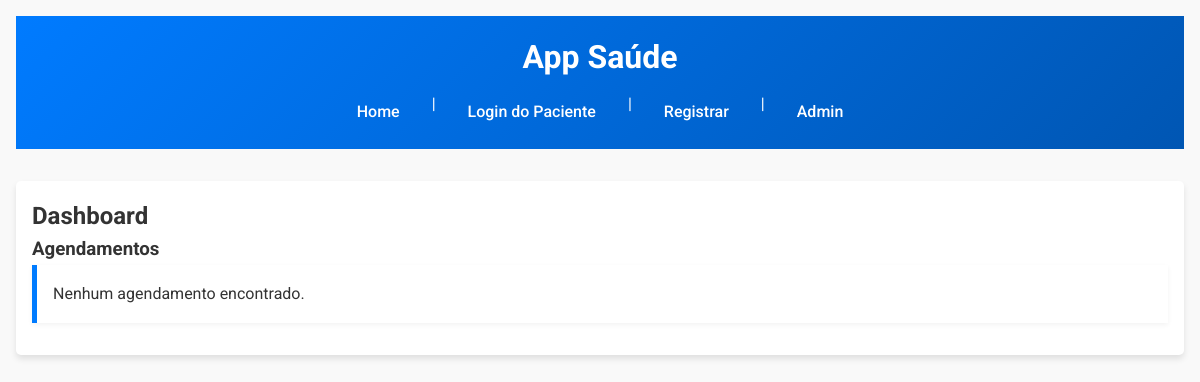
Page /dashboard on the earlier database version.
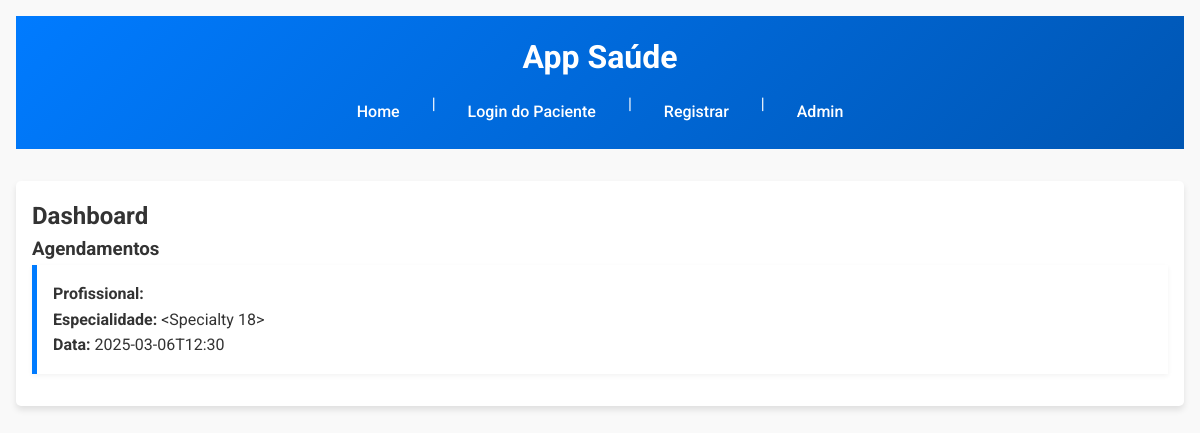
Same page on the later database version.
### models.py (models this page shows)
class Appointment(db.Model):
    __tablename__ = 'appointments'
    id = db.Column(db.Integer, primary_key=True)
    hospital_id = db.Column(db.Integer, db.ForeignKey('hospitals.id'), nullable=False)
    specialty_id = db.Column(db.Integer, db.ForeignKey('specialties.id'), nullable=False)
    doctor_id = db.Column(db.Integer, db.ForeignKey('doctors.id'), nullable=False)
    date = db.Column(db.String(255), nullable=False)  # Para simplificar, usando string
    user_id = db.Column(db.Integer, db.ForeignKey('users.id'), nullable=False)
    hospital = db.relationship('Hospital', backref='appointments', lazy=True)
    specialty = db.relationship('Specialty', backref='appointments', lazy=True)
    doctor = db.relationship('Doctor', backref='appointments', lazy=True)

### routes/main_routes.py (the view)
@main_bp.route('/dashboard')
def dashboard():
    appointments = Appointment.query.all()
    return render_template('dashboard.html', appointments=appointments)

### templates/dashboard.html (shortened to what this page needs)
{% extends "base.html" %}
{% block content %}
  <h2>Dashboard</h2>
  <h3>Agendamentos</h3>
  <ul id="appointments-list">
    {% for app in appointments %}
      <li>
        <strong>Profissional:</strong> {{ app.professional }}<br>
        <strong>Especialidade:</strong> {{ app.specialty }}<br>
        <strong>Data:</strong> {{ app.date }}
      </li>
    {% else %}
      <li>Nenhum agendamento encontrado.</li>
    {% endfor %}
  </ul>
{% endblock %}

Differences in the rows shown:
added Appointment: specialty "<Specialty 18>", date "2025-03-06T12:30"
Other differences:
text no longer shown: "Nenhum agendamento encontrado."
